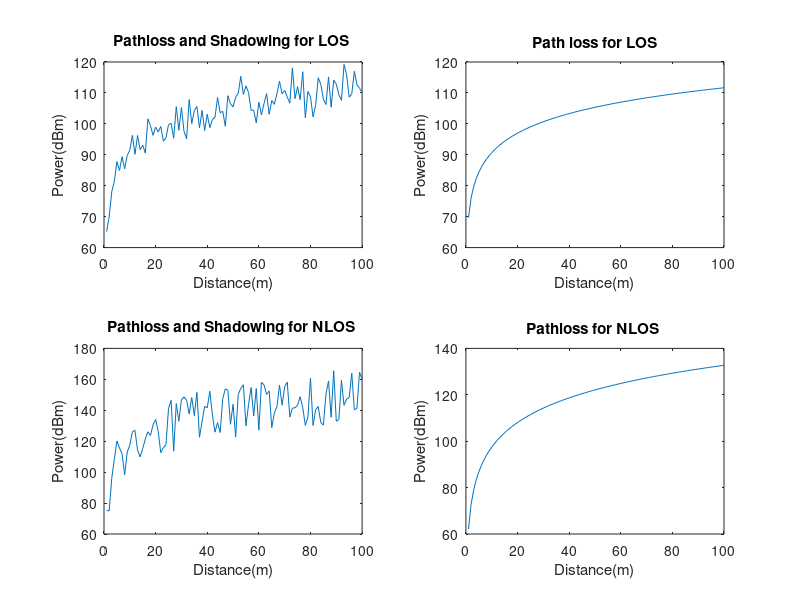

The MATLAB script that drew this image:
figure 
hold on 
fc = 73;
subplot(2,2,1) 
d = linspace(1,100);
SF = normrnd(0,4,1,100);
PL1 = 32.4+21*log10(d) +20*log10(fc);
plot(d,(PL1+SF(1,:)))
title('Pathloss and Shadowing for LOS ')
xlabel('Distance(m)')
ylabel('Power(dBm)')
subplot(2,2,2)
plot(d,PL1)
title('Path loss for LOS')
xlabel('Distance(m)')
ylabel('Power(dBm)')
subplot(2,2,3)
SF_2 = 35*((rand(1,100)));
PL_pNLOS = 35.3*log10(d)+22.4+21.3*log10(fc)-0.3*(1.4-1.5);
plot(d,(PL_pNLOS+SF_2(1,:)))
title('Pathloss and Shadowing for NLOS ')
xlabel('Distance(m)')
ylabel('Power(dBm)')
subplot(2,2,4)
plot(d,PL_pNLOS)
title('Pathloss for NLOS ')
xlabel('Distance(m)')
ylabel('Power(dBm)')